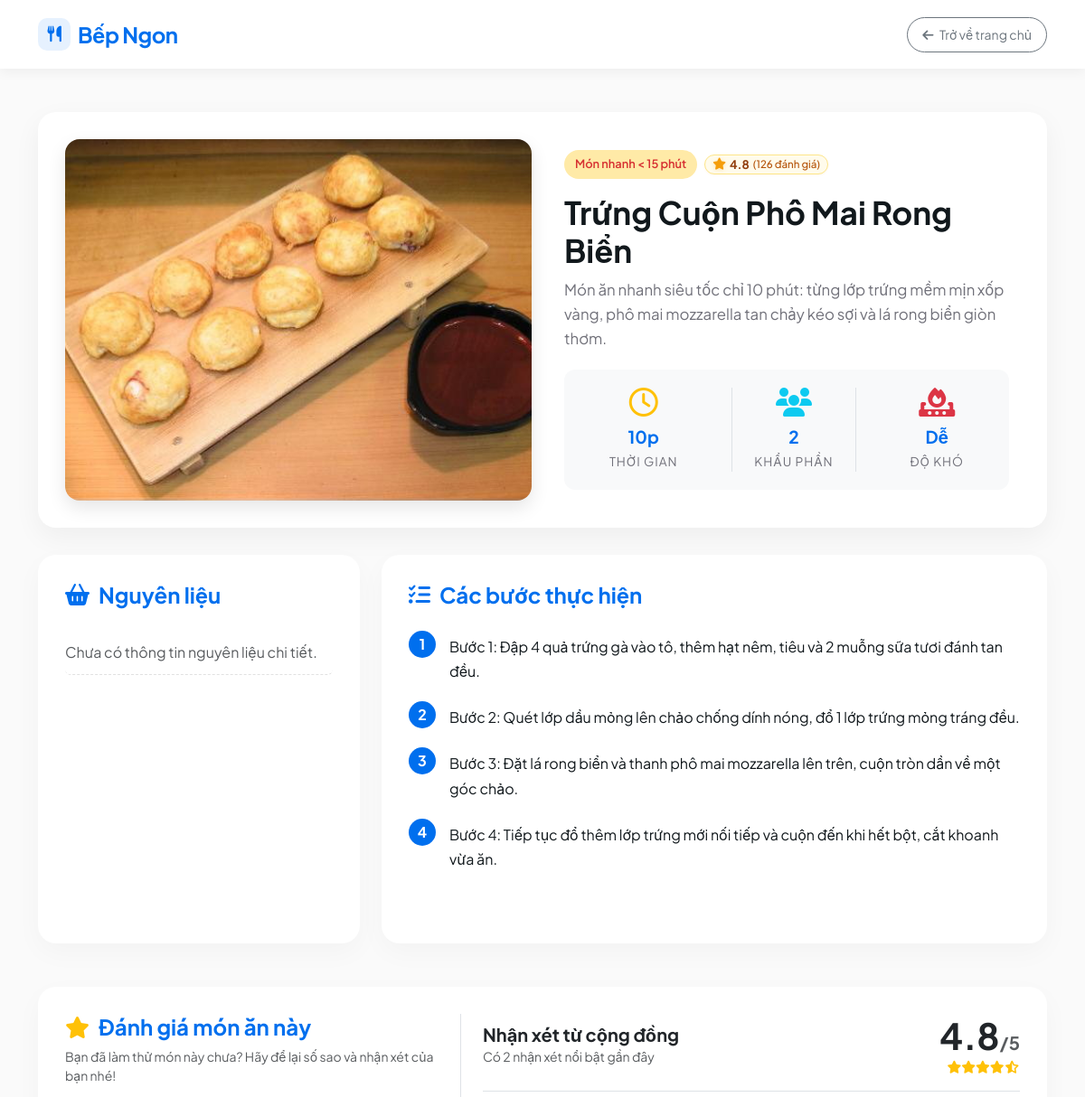
/app/public/recipe.php?id=25 (signed in, upper part), run on an earlier commit of the app's database.
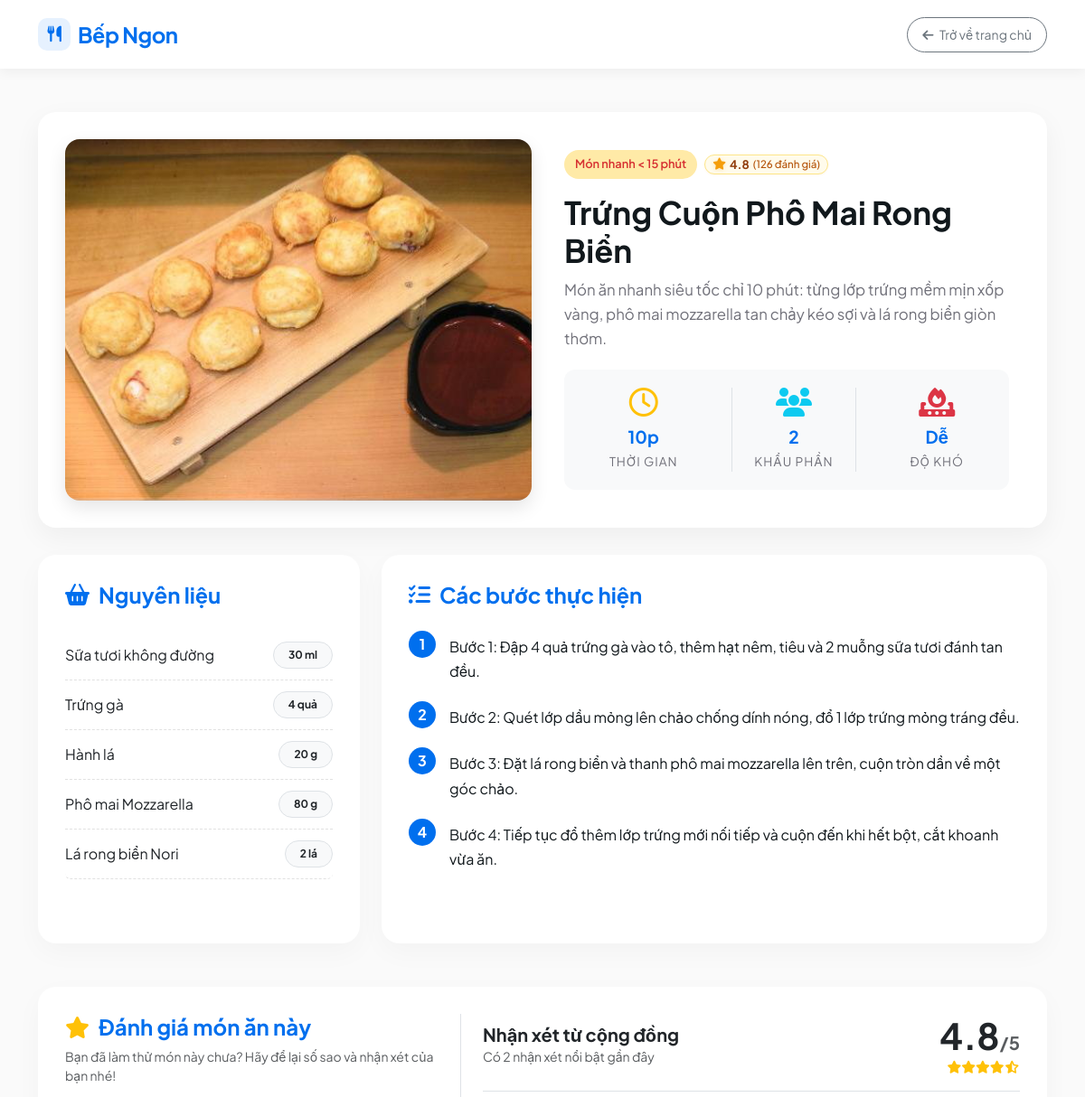
And on a later commit of the database.
### tables this page shows
CREATE TABLE `recipes` (
  `id` int NOT NULL AUTO_INCREMENT,
  `title` varchar(255) NOT NULL,
  `slug` varchar(255) NOT NULL,
  `description` text,
  `image` varchar(255) DEFAULT NULL,
  `cook_time` int DEFAULT NULL,
  `servings` int DEFAULT NULL,
  `difficulty` varchar(50) DEFAULT NULL,
  `category_id` int DEFAULT NULL,
  `instructions` text,
  `created_at` timestamp NULL DEFAULT CURRENT_TIMESTAMP,
  `updated_at` timestamp NULL DEFAULT CURRENT_TIMESTAMP ON UPDATE CURRENT_TIMESTAMP,
  `rating` decimal(2,1) DEFAULT '4.8',
  `rating_count` int DEFAULT '120',
  PRIMARY KEY (`id`),
  UNIQUE KEY `slug` (`slug`),
  KEY `category_id` (`category_id`),
  CONSTRAINT `recipes_ibfk_1` FOREIGN KEY (`category_id`) REFERENCES `categories` (`id`) ON DELETE SET NULL
);

CREATE TABLE `categories` (
  `id` int NOT NULL AUTO_INCREMENT,
  `name` varchar(255) NOT NULL,
  `slug` varchar(255) NOT NULL,
  `description` text,
  PRIMARY KEY (`id`),
  UNIQUE KEY `slug` (`slug`)
);

CREATE TABLE `recipe_ingredients` (
  `recipe_id` int NOT NULL,
  `ingredient_id` int NOT NULL,
  `quantity` varchar(50) DEFAULT NULL,
  `unit` varchar(50) DEFAULT NULL,
  PRIMARY KEY (`recipe_id`,`ingredient_id`),
  KEY `ingredient_id` (`ingredient_id`),
  CONSTRAINT `recipe_ingredients_ibfk_1` FOREIGN KEY (`recipe_id`) REFERENCES `recipes` (`id`) ON DELETE CASCADE,
  CONSTRAINT `recipe_ingredients_ibfk_2` FOREIGN KEY (`ingredient_id`) REFERENCES `ingredients` (`id`) ON DELETE CASCADE
);

CREATE TABLE `ingredients` (
  `id` int NOT NULL AUTO_INCREMENT,
  `name` varchar(255) NOT NULL,
  PRIMARY KEY (`id`),
  UNIQUE KEY `name` (`name`)
);

### app/public/recipe.php (the view, shortened to what this page needs)
<?php
require_once __DIR__ . '/../src/db.php';
$id = isset($_GET['id']) ? (int)$_GET['id'] : 0;
$stmt = $pdo->prepare("SELECT r.*, c.name as category_name FROM recipes r LEFT JOIN categories c ON r.category_id = c.id WHERE r.id = ?");
$stmt->execute([$id]);
$recipe = $stmt->fetch();
$stmtIng = $pdo->prepare("SELECT i.name, ri.quantity, ri.unit FROM recipe_ingredients ri JOIN ingredients i ON ri.ingredient_id = i.id WHERE ri.recipe_id = ?");
$stmtIng->execute([$id]);
$ingredients = $stmtIng->fetchAll();
$stmtReviews = $pdo->prepare("SELECT * FROM recipe_reviews WHERE recipe_id = ? ORDER BY created_at DESC LIMIT 15");
$stmtReviews->execute([$id]);
$reviewsList = $stmtReviews->fetchAll();
?>
<!DOCTYPE html>
<html lang="vi">
<head>
    <link href="https://cdn.jsdelivr.net/npm/bootstrap@5.3.0/dist/css/bootstrap.min.css" rel="stylesheet">
    <link rel="stylesheet" href="https://cdnjs.cloudflare.com/ajax/libs/font-awesome/6.4.0/css/all.min.css">
    <link rel="stylesheet" href="css/style.css">
</head>
<body>
    <nav class="navbar navbar-expand-lg navbar-light sticky-top">
        <div class="container">
            <a class="navbar-brand d-flex align-items-center gap-2" href="index.php">
                <span class="brand-icon-box"><i class="fa-solid fa-utensils"></i></span>
                <span>Bếp Ngon</span>
            </a>
            <div class="ms-auto d-flex align-items-center gap-2">
                <a href="index.php" class="btn btn-outline-secondary btn-sm rounded-pill px-3 py-2"><i class="fa-solid fa-arrow-left me-1"></i> Trở về trang chủ</a>
            </div>
        </div>
    </nav>
    <div class="container my-5">
        <div class="detail-header">
            <div class="row align-items-center">
                <div class="col-lg-6 mb-4 mb-lg-0">
                    <?php if($recipe['image']): ?>
                        <img src="<?= htmlspecialchars($recipe['image']) ?>" class="detail-img" alt="<?= htmlspecialchars($recipe['title']) ?>">
                    <?php else: ?>
                        <img src="https://via.placeholder.com/600x400.png?text=Bếp+Ngon" class="detail-img" alt="No image">
                    <?php endif; ?>
                </div>
                <div class="col-lg-6 px-lg-4">
                    <?php
                    $score = !empty($recipe['rating']) ? (float)$recipe['rating'] : round(4.5 + (($recipe['id'] * 7) % 6) * 0.1, 1);
                    $reviews = !empty($recipe['rating_count']) ? (int)$recipe['rating_count'] : (int)($recipe['id'] * 23 + 47);
                    ?>
                    <div class="d-flex align-items-center gap-2 mb-3">
                        <span class="badge-category m-0"><?= htmlspecialchars($recipe['category_name'] ?? 'Món chính') ?></span>
                        <div class="heroui-rating-badge" title="Đánh giá chất lượng: <?= number_format($score, 1) ?> / 5 sao (<?= $reviews ?> đánh giá)">
                            <i class="fa-solid fa-star star-icon"></i>
                            <span class="rating-num"><?= number_format($score, 1) ?></span>
                            <span class="rating-reviews">(<?= $reviews ?> đánh giá)</span>
                        </div>
                    </div>
                    <h1 class="recipe-title" style="font-size: 2.2rem;"><?= htmlspecialchars($recipe['title']) ?></h1>
                    <p class="recipe-desc" style="font-size: 1.05rem;"><?= htmlspecialchars($recipe['description']) ?></p>
                    <div class="detail-meta-box">
                        <div class="meta-box-item">
                            <i class="fa-regular fa-clock fa-2x mb-2 text-warning"></i>
                            <strong><?= $recipe['cook_time'] ?>p</strong>
                            <span>Thời gian</span>
                        </div>
                        <div class="meta-box-item border-start border-end px-4">
                            <i class="fa-solid fa-users fa-2x mb-2 text-info"></i>
                            <strong><?= $recipe['servings'] ?></strong>
                            <span>Khẩu phần</span>
                        </div>
                        <div class="meta-box-item">
                            <i class="fa-solid fa-fire-burner fa-2x mb-2 text-danger"></i>
                            <strong><?= htmlspecialchars($recipe['difficulty']) ?></strong>
                            <span>Độ khó</span>
                        </div>
                    </div>
                </div>
            </div>
        </div>
        <div class="row g-4 mb-5">
            <div class="col-lg-4">
                <div class="content-card h-100">
                    <h4 class="content-title"><i class="fa-solid fa-basket-shopping"></i> Nguyên liệu</h4>
                    <ul class="list-group ingredient-list">
                        <?php if(count($ingredients) > 0): ?>
                            <?php foreach($ingredients as $ing): ?>
                                <li class="list-group-item d-flex justify-content-between align-items-center">
                                    <span><?= htmlspecialchars($ing['name']) ?></span>
                                    <span class="badge bg-light text-dark border fw-bold px-3 py-2 rounded-pill">
                                        <?= htmlspecialchars($ing['quantity'] . ' ' . $ing['unit']) ?>
                                    </span>
                                </li>
                            <?php endforeach; ?>
                        <?php else: ?>
                            <li class="list-group-item text-muted">Chưa có thông tin nguyên liệu chi tiết.</li>
                        <?php endif; ?>
                    </ul>
                </div>
            </div>
            <div class="col-lg-8">
                <div class="content-card h-100">
                    <h4 class="content-title"><i class="fa-solid fa-list-check"></i> Các bước thực hiện</h4>
                    <div class="instructions-wrapper mt-4">
                        <?php
                            $instructions = explode("\n", $recipe['instructions']);
                            $stepNum = 1;
                            foreach($instructions as $step) {
                                if(trim($step) !== '') {
                                    echo '<div class="instruction-step">';
                                    echo '<div class="step-number">' . $stepNum . '</div>';
                                    echo '<div class="step-text">' . nl2br(htmlspecialchars(trim($step))) . '</div>';
                                    echo '</div>';
                                    $stepNum++;
                                }
                            }
                        ?>
                    </div>
                </div>
            </div>
        </div>
        <div id="reviewsSection" class="content-card mb-5">
            <div class="row g-4 align-items-start">
                <div class="col-lg-5 border-end pe-lg-4">
                    <h4 class="content-title mb-2">
                        <i class="fa-solid fa-star text-warning"></i> Đánh giá món ăn này
                    </h4>
                    <p class="text-muted small mb-3">Bạn đã làm thử món này chưa? Hãy để lại số sao và nhận xét của bạn nhé!</p>
                </div>
                <div class="col-lg-7 ps-lg-4">
                    <div class="d-flex align-items-center justify-content-between mb-4 pb-3 border-bottom">
                        <div>
                            <h5 class="fw-bold m-0 text-dark">Nhận xét từ cộng đồng</h5>
                            <span class="text-muted small">Có <?= count($reviewsList) ?> nhận xét nổi bật gần đây</span>
                        </div>
                        <div class="text-end">
                            <div class="display-6 fw-bold text-dark m-0"><?= number_format($score, 1) ?><span class="fs-5 text-muted">/5</span></div>
                            <div class="text-warning small">
                                <i class="fa-solid fa-star"></i><i class="fa-solid fa-star"></i><i class="fa-solid fa-star"></i><i class="fa-solid fa-star"></i><i class="fa-solid fa-star-half-stroke"></i>
                            </div>
                        </div>
                    </div>
                </div>
            </div>
        </div>
    </div>
</body>
</html>

### app/public/css/style.css (style rules this page uses)
:root { --primary-color: #006FEE; --primary-hover: #005bc4; --primary-focus: #0050ad; --primary-50: #e6f1fe; --primary-100: #cce3fd; --secondary-color: #7828C8; --success-color: #17C964; --warning-color: #F5A524; --danger-color: #F31260; --text-main: #11181C; --text-muted: #71717A; --bg-color: #FAFAFA; --card-bg: #FFFFFF; --content2: #F4F4F5; --content3: #E4E4E7; --border-color: #E4E4E7; --radius-sm: 8px; --radius-md: 12px; --radius-lg: 16px; --radius-xl: 20px; --radius-full: 9999px; --shadow-sm: 0 1px 2px 0 rgba(0, 0, 0, 0.05); --shadow-md: 0 4px 14px 0 rgba(0, 0, 0, 0.08); --shadow-lg: 0 10px 25px -5px rgba(0, 0, 0, 0.08), 0 8px 10px -6px rgba(0, 0, 0, 0.04); }
body, button, input, select, textarea, h1, h2, h3, h4, h5, h6, p, span, a, label { font-family: 'Plus Jakarta Sans', -apple-system, BlinkMacSystemFont, "Segoe UI", Roboto, sans-serif !important; }
body { background-color: var(--bg-color); color: var(--text-main); -webkit-font-smoothing: antialiased; }
.navbar { background-color: #ffffff; box-shadow: 0 4px 12px rgba(0,0,0,0.05); padding: 15px 0; }
.navbar-brand { font-weight: 700; color: var(--primary-color) !important; font-size: 1.5rem; letter-spacing: -0.5px; }
.badge-category { background-color: #ffeaa7; color: #d63031; padding: 6px 12px; border-radius: 20px; font-size: 0.8rem; font-weight: 600; margin-bottom: 12px; display: inline-block; }
.recipe-title { font-weight: 700; font-size: 1.25rem; margin-bottom: 10px; color: var(--text-main); }
.recipe-desc { color: var(--text-muted); font-size: 0.9rem; line-height: 1.6; margin-bottom: 20px; }
.detail-header { background: white; border-radius: 20px; padding: 30px; box-shadow: 0 10px 30px rgba(0,0,0,0.05); margin-bottom: 30px; }
.detail-img { width: 100%; height: 400px; object-fit: cover; border-radius: 16px; box-shadow: 0 8px 20px rgba(0,0,0,0.1); }
.detail-meta-box { background: #f8f9fa; border-radius: 12px; padding: 20px; margin-top: 20px; display: flex; justify-content: space-around; text-align: center; }
.meta-box-item strong { display: block; font-size: 1.2rem; color: var(--primary-color); }
.meta-box-item span { font-size: 0.85rem; color: var(--text-muted); text-transform: uppercase; letter-spacing: 1px; }
.content-card { background: white; border-radius: 20px; padding: 30px; box-shadow: 0 10px 30px rgba(0,0,0,0.03); margin-bottom: 30px; }
.content-title { font-weight: 700; color: var(--primary-color); margin-bottom: 25px; display: flex; align-items: center; gap: 10px; }
.ingredient-list .list-group-item { border: none; border-bottom: 1px dashed #e1e1e1; padding: 12px 0; background: transparent; }
.instruction-step { display: flex; margin-bottom: 20px; }
.step-number { background: var(--primary-color); color: white; width: 30px; height: 30px; border-radius: 50%; display: flex; align-items: center; justify-content: center; font-weight: 700; flex-shrink: 0; margin-right: 15px; }
.step-text { padding-top: 4px; line-height: 1.7; }
.heroui-rating-badge { display: inline-flex; align-items: center; gap: 4px; background: #FFFBEB; border: 1px solid #FDE68A; padding: 3px 8px; border-radius: var(--radius-full); box-shadow: 0 1px 2px rgba(245, 158, 11, 0.08); transition: all 0.2s ease; font-size: 0.8rem; line-height: 1; }
.heroui-rating-badge .star-icon { color: #F59E0B; font-size: 0.82rem; filter: drop-shadow(0 1px 2px rgba(245, 158, 11, 0.25)); }
.heroui-rating-badge .rating-num { font-weight: 700; font-size: 0.82rem; color: #92400E; }
.heroui-rating-badge .rating-reviews { font-size: 0.72rem; color: #B45309; font-weight: 500; }
.brand-icon-box { width: 36px; height: 36px; background: var(--primary-50); color: var(--primary-color); border-radius: 10px; display: inline-flex; align-items: center; justify-content: center; font-size: 1.1rem; }

What changed in the data, as far as the page shows it:
added recipe_ingredients: ingredient.name "Sữa tươi không đường", quantity+unit "30 ml"
added recipe_ingredients: ingredient.name "Trứng gà", quantity+unit "4 quả"
added recipe_ingredients: ingredient.name "Hành lá", quantity+unit "20 g"
added recipe_ingredients: ingredient.name "Phô mai Mozzarella", quantity+unit "80 g"
added recipe_ingredients: ingredient.name "Lá rong biển Nori", quantity+unit "2 lá"
Also different on the page:
text no longer shown: "Chưa có thông tin nguyên liệu chi tiết."
